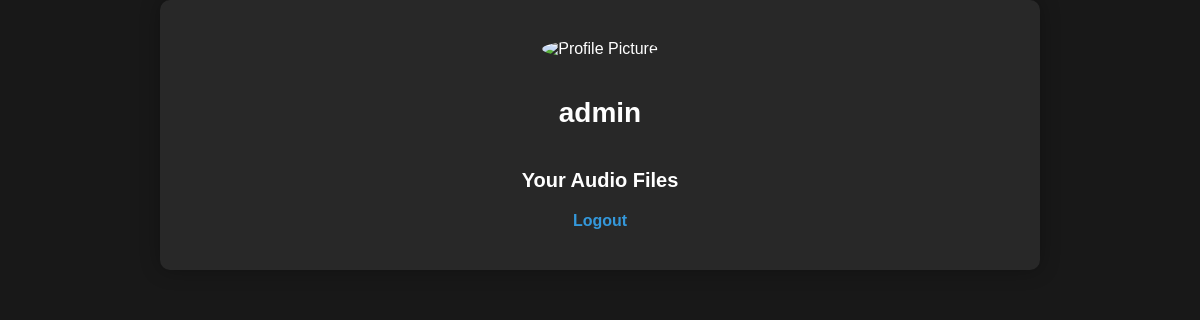
The app's page /profile (signed in), older data.
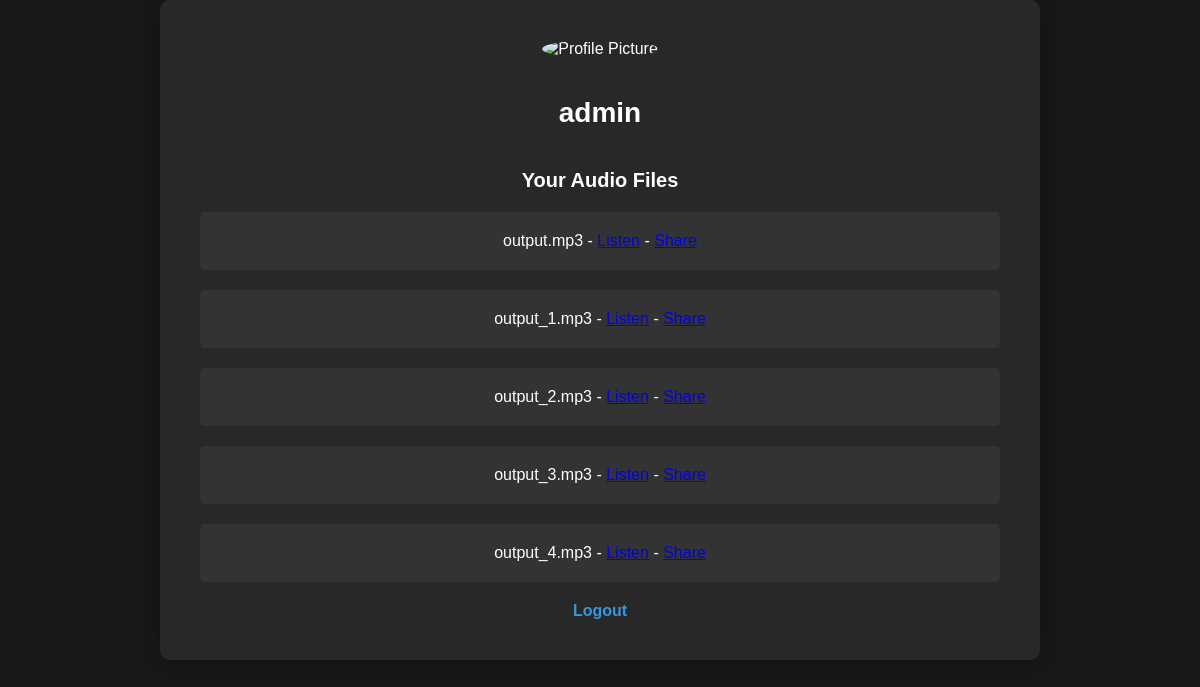
The same page, newer data.
### app/models.py (models this page shows, shortened)
class User(db.Model, UserMixin):
    id = db.Column(db.Integer, primary_key=True)
    username = db.Column(db.String(100), unique=True, nullable=False)
    password = db.Column(db.String(100), nullable=False)
    audio_files = db.relationship('AudioFile', backref='user', lazy=True)

class AudioFile(db.Model):
    id = db.Column(db.Integer, primary_key=True)
    filename = db.Column(db.String(100), nullable=False)
    path = db.Column(db.String(255), nullable=False)
    public = db.Column(db.Boolean, default=False)
    user_id = db.Column(db.Integer, db.ForeignKey('user.id'), nullable=False)

### app/routes.py (the view)
@app.route('/profile')
@login_required
def profile():
    audio_files = AudioFile.query.filter_by(user_id=current_user.id).all()
    return render_template('profile.html', user=current_user, audio_files=audio_files)

### app/routes.py (called while the page is built)
@login_manager.user_loader
def load_user(user_id):
    return User.query.get(int(user_id))

### app/templates/profile.html (shortened to what this page needs)
<!DOCTYPE html>
<html lang="en">
<head>
    <link rel="stylesheet" type="text/css" href="static/profile_style.css">
</head>
<body>
    <div class="profile-container">
        <div class="profile-header">
            <img src="{{ url_for('static', filename='images/profile-picture.jpg') }}" alt="Profile Picture">
            <h1>{{ user.username }}</h1>
        </div>
        <div class="profile-content">
            <h2>Your Audio Files</h2>
            <ul>
                {% for audio_file in audio_files %}
                    <li>
                        {{ audio_file.filename }}
                        - <a href="{{ url_for('listen_audio',user_id=current_user.id, filename=audio_file.filename) }}">Listen</a>
                        - <a href="{{ url_for('share_audio',user_id=current_user.id, filename=audio_file.filename) }}">Share</a>
                    </li>
                {% endfor %}
            </ul>
        </div>
        <div class="profile-footer">
            <a href="{{ url_for('logout') }}">Logout</a>
        </div>
    </div>
</body>
</html>

### app/templates/static/profile_style.css (style rules this page uses)
body { font-family: 'Arial', sans-serif; margin: 0; padding: 0; background-color: #181818; color: #fff; }
.profile-container { max-width: 800px; margin: 0 auto; padding: 40px; background-color: #282828; border-radius: 10px; box-shadow: 0 0 20px rgba(0, 0, 0, 0.3); text-align: center; }
.profile-header { margin-bottom: 40px; }
.profile-header img { width: 150px; height: 150px; border-radius: 50%; margin-bottom: 20px; }
.profile-header h1 { font-size: 28px; }
.profile-content h2 { font-size: 20px; margin-bottom: 20px; }
.profile-content ul { list-style-type: none; padding: 0; }
.profile-content li { background-color: #333; padding: 20px; margin-bottom: 20px; border-radius: 5px; }
.profile-footer a { color: #3498db; text-decoration: none; font-weight: bold; }

Row changes from the older to the newer data that the page shows:
added AudioFile: filename "output.mp3"
added AudioFile: filename "output_1.mp3"
added AudioFile: filename "output_2.mp3"
added AudioFile: filename "output_3.mp3"
added AudioFile: filename "output_4.mp3"
